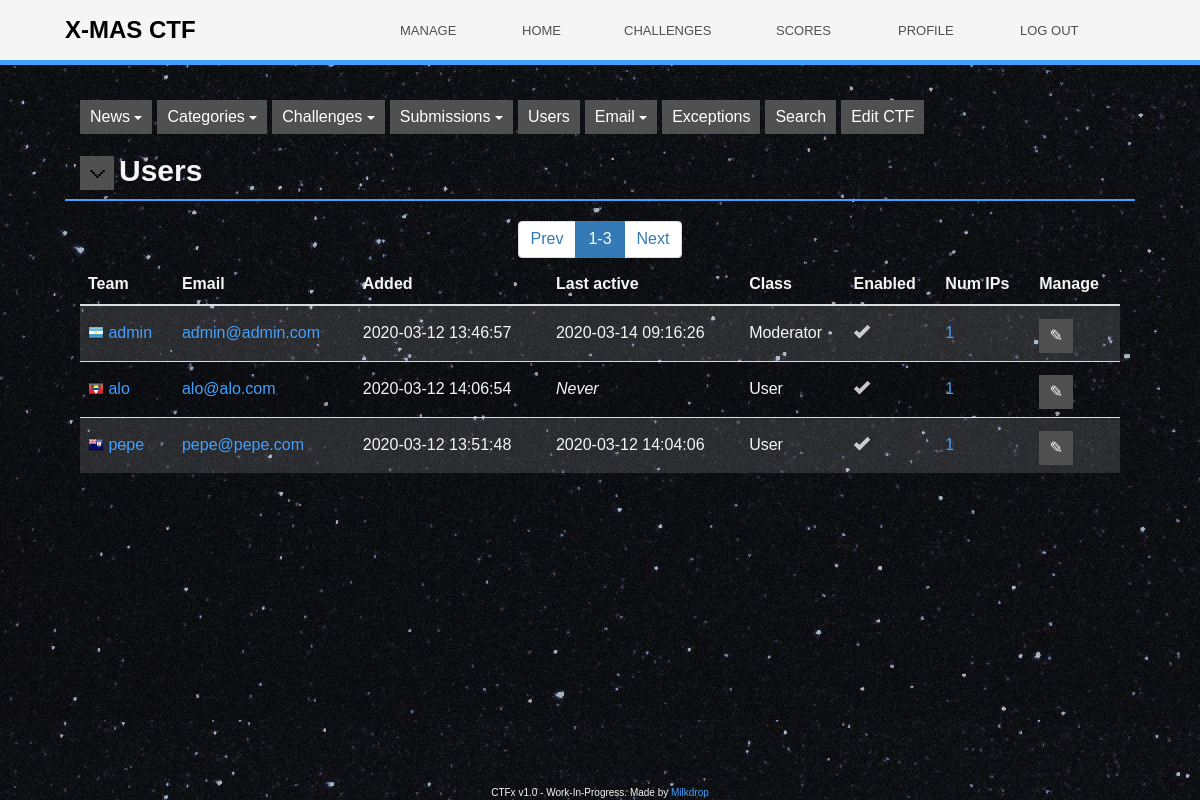
The page /admin/users.php (signed in) on the database its author committed.
### tables this page shows
CREATE TABLE users (
  id int(10) unsigned NOT NULL AUTO_INCREMENT,
  email varchar(255) NOT NULL,
  team_name varchar(255) NOT NULL,
  added int(10) unsigned NOT NULL,
  last_active int(10) unsigned NOT NULL DEFAULT '0',
  passhash varchar(255) NOT NULL,
  download_key char(64) NOT NULL,
  class tinyint(4) NOT NULL DEFAULT '0',
  enabled tinyint(1) NOT NULL DEFAULT '1',
  user_type tinyint(3) unsigned NOT NULL DEFAULT '0',
  competing tinyint(1) NOT NULL DEFAULT '1',
  country_id smallint(5) unsigned NOT NULL,
  2fa_status enum('disabled','generated','enabled') NOT NULL DEFAULT 'disabled',
  PRIMARY KEY (id),
  UNIQUE KEY email (email),
  UNIQUE KEY team_name (team_name),
  UNIQUE KEY (download_key)
);

### htdocs/admin/users.php (the view, shortened to what the rows shown need)
<?php
head('Users');
section_title ('Users');
echo '
    <table id="files" class="table table-striped table-hover">
      <thead>
        <tr>
          <th>Team</th>
          <th>Email</th>
          <th>Added</th>
          <th>Last active</th>
          <th class="center">Class</th>
          <th class="center">Enabled</th>
          <th class="center">Num IPs</th>
          <th class="center">Manage</th>
        </tr>
      </thead>
      <tbody>
    ';
$values = array();
$search_for = array_get($_GET, 'search_for');
$from = get_pager_from($_GET);
$results_per_page = 100;
$users = db_query_fetch_all('
    SELECT
       u.id,
       u.email,
       u.team_name,
       u.added,
       u.last_active,
       u.class,
       u.enabled,
       co.country_name,
       co.country_code,
       COUNT(ipl.id) AS num_ips
    FROM users AS u
    LEFT JOIN ip_log AS ipl ON ipl.user_id = u.id
    LEFT JOIN countries AS co ON co.id = u.country_id
    '.($search_for ? 'WHERE u.team_name LIKE :search_for_team_name OR u.email LIKE :search_for_email' : '').'
    GROUP BY u.id
    ORDER BY u.team_name ASC
    LIMIT '.$from.', '.$results_per_page,
    $values
);
foreach($users as $user) {
    echo '
    <tr>
        <td>
            ',country_flag_link($user['country_name'], $user['country_code']),'
            <a href="',Config::get('MELLIVORA_CONFIG_SITE_ADMIN_URL'),'user?id=',htmlspecialchars($user['id']),'">',htmlspecialchars($user['team_name']),'</a>
        </td>
        <td><a href="',Config::get('MELLIVORA_CONFIG_SITE_ADMIN_URL'),'new_email.php?to=',htmlspecialchars($user['email']),'">',htmlspecialchars($user['email']),'</a></td>
        <td>',date_time($user['added']),'</td>
        <td>',($user['last_active'] ? date_time($user['last_active']) : '<i>Never</i>'),'</td>
        <td class="center">',user_class_name($user['class']),'</td>
        <td class="center">',($user['enabled'] ? '<span class="glyphicon glyphicon-ok"></span>' : '<span class="glyphicon glyphicon-remove red"></span>'),'</td>
        <td class="center"><a href="/admin/ip_log.php?user_id=',htmlspecialchars($user['id']),'">',number_format($user['num_ips']), '</a></td>
        <td class="center">
            <a href="/admin/user.php?id=',htmlspecialchars($user['id']),'" class="btn btn-xs btn-warning">✎</a>
        </td>
    </tr>
    ';
}
echo '
      </tbody>
    </table>
     ';
foot();

### include/layout/layout.inc.php (shortened to what the rows shown need)
<?php
function head($title = '') {
    echo '<!DOCTYPE html>
<html lang="en">
<head>
    <meta charset="utf-8">
    <title>',($title ? htmlspecialchars($title) . ' : ' : '') , Config::get('MELLIVORA_CONFIG_SITE_NAME'), ' - ', Config::get('MELLIVORA_CONFIG_SITE_SLOGAN'),'</title>
    <meta name="description" content="',Config::get('MELLIVORA_CONFIG_SITE_DESCRIPTION'),'">
    <meta name="author" content="">
    <link rel="icon" href="',Config::get('MELLIVORA_CONFIG_SITE_URL_STATIC_RESOURCES'),'img/favicon.png" type="image/png" />
    <link href="https://maxcdn.bootstrapcdn.com/bootstrap/3.3.5/css/bootstrap.min.css" rel="stylesheet">
    <link href="',Config::get('MELLIVORA_CONFIG_SITE_URL_STATIC_RESOURCES'),'css/mellivora.css" rel="stylesheet">';
    echo '
    </head>
    <body>';
    echo '
    <div class="page">
    <nav class="header" id="header">
        <div id="header-inner">
            <div id="header-logo">
                <a href="',Config::get('MELLIVORA_CONFIG_SITE_URL'),'">
                    <h3 id="site-logo-text">',Config::get('MELLIVORA_CONFIG_SITE_NAME'),'</h3>
                </a>
            </div>
            <div id="header-menu">
                <ul class="nav nav-pills pull-right" id="menu-main">';
                    echo '
                </ul>
            </div>
        </div>
    </nav>
    <div id="background-dots"></div>
    <div class="container" id="body-container">
        <div id="content-container">
        ';
}
function foot () {
    echo '
    </div>
</div>
<div id="footer">
	CTFx v1.0 - Work-In-Progress. Made by <a href="https://github.com/MoonfireSeco">Milkdrop</a>
</div>
</div>
<script src="https://ajax.googleapis.com/ajax/libs/jquery/1.9.1/jquery.min.js"></script>
<script src="https://netdna.bootstrapcdn.com/bootstrap/3.1.1/js/bootstrap.min.js"></script>
<audio id="audio-typewriter" src="',Config::get('MELLIVORA_CONFIG_SITE_URL_STATIC_RESOURCES'),'audio/typewriter.mp3"></audio>
<audio id="audio-navbar" src="',Config::get('MELLIVORA_CONFIG_SITE_URL_STATIC_RESOURCES'),'audio/navbar.mp3"></audio>
<audio id="audio-navclick" src="',Config::get('MELLIVORA_CONFIG_SITE_URL_STATIC_RESOURCES'),'audio/navclick.mp3"></audio>
<audio id="audio-footer-mouseover" src="',Config::get('MELLIVORA_CONFIG_SITE_URL_STATIC_RESOURCES'),'audio/footer_mouseover.mp3"></audio>
<audio id="audio-button-mouseover" src="',Config::get('MELLIVORA_CONFIG_SITE_URL_STATIC_RESOURCES'),'audio/button_mouseover.mp3"></audio>
<audio id="audio-button-click" src="',Config::get('MELLIVORA_CONFIG_SITE_URL_STATIC_RESOURCES'),'audio/button_click.mp3"></audio>
<audio id="audio-button-cancel-mouseover" src="',Config::get('MELLIVORA_CONFIG_SITE_URL_STATIC_RESOURCES'),'audio/button_cancel_mouseover.mp3"></audio>
<audio id="audio-button-cancel-click" src="',Config::get('MELLIVORA_CONFIG_SITE_URL_STATIC_RESOURCES'),'audio/button_cancel_click.mp3"></audio>
<audio id="audio-button-small-mouseover" src="',Config::get('MELLIVORA_CONFIG_SITE_URL_STATIC_RESOURCES'),'audio/button_small_mouseover.mp3"></audio>
<audio id="audio-button-small-click" src="',Config::get('MELLIVORA_CONFIG_SITE_URL_STATIC_RESOURCES'),'audio/button_small_click.mp3"></audio>
<audio id="audio-dropdown-open" src="',Config::get('MELLIVORA_CONFIG_SITE_URL_STATIC_RESOURCES'),'audio/dropdown_open.mp3"></audio>
<audio id="audio-checkbox-click" src="',Config::get('MELLIVORA_CONFIG_SITE_URL_STATIC_RESOURCES'),'audio/checkbox_click.mp3"></audio>
<script type="text/javascript" src="',Config::get('MELLIVORA_CONFIG_SITE_URL_STATIC_RESOURCES'),'js/mellivora.js"></script>
</body>
</html>';
}
function section_title ($title, $tagline = '', $decorator_color = "green") {
    echo '
    <div class="row">
        <div class="col-lg-12 page-header">
            <h2 class="typewriter">', title_decorator ($decorator_color), htmlspecialchars ($title),
            '<small>'.$tagline.'</small>','
            </h2>
        </div>
    </div>
    ';
}
function title_decorator ($color, $rotation = "0deg", $img = "arrow.png") {
    echo '<div class="title-decorator-container" style="transform: rotate(',$rotation,')">
        <div class="title-decorator title-decorator-',$color,'"></div>
        <div class="title-decorator title-decorator-gray"></div>
        <div class="title-decorator title-decorator-icon" style="background-image: url(\'/img/ui/',$img,'\')"></div>
    </div>';
}
function country_flag_link($country_name, $country_code, $return = false) {
    $country_name = htmlspecialchars($country_name);
    $country_code = htmlspecialchars($country_code);
    $flag_link = '
    <a href="country?code='.htmlspecialchars($country_code).'">
        <img src="'.Config::get('MELLIVORA_CONFIG_SITE_URL_STATIC_RESOURCES').'img/flags/'.$country_code.'.png" class="has-tooltip" data-toggle="tooltip" data-placement="right" alt="'.$country_code.'" title="'.$country_name.'" />
    </a>';
    echo $flag_link;
}

### rows shown on the page
users: shows a picture, team_name "admin", email "admin@admin.com", added "2020-03-12 13:46:57", last_active "2020-03-14 09:16:26", class "Moderator", enabled 1 (drawn), num_ips "1"
users: shows a picture, team_name "alo", email "alo@alo.com", added "2020-03-12 14:06:54", last_active "Never", class "User", enabled 1 (drawn), num_ips "1"
users: shows a picture, team_name "pepe", email "pepe@pepe.com", added "2020-03-12 13:51:48", last_active "2020-03-12 14:04:06", class "User", enabled 1 (drawn), num_ips "1"

### other values the page prints
Config::get('MELLIVORA_CONFIG_SITE_NAME') "X-MAS CTF"
lang_get('manage') "MANAGE"
lang_get('home') "HOME"
lang_get('challenges') "CHALLENGES"
lang_get('scores') "SCORES"
lang_get('profile') "PROFILE"
lang_get('log_out') "LOG OUT"
$name "News Categories Challenges Submissions Email"
$name "Users Exceptions Search Edit CTF"
$title "Users"
min(1, $max) "1"
min($max, $per_page) "3"
